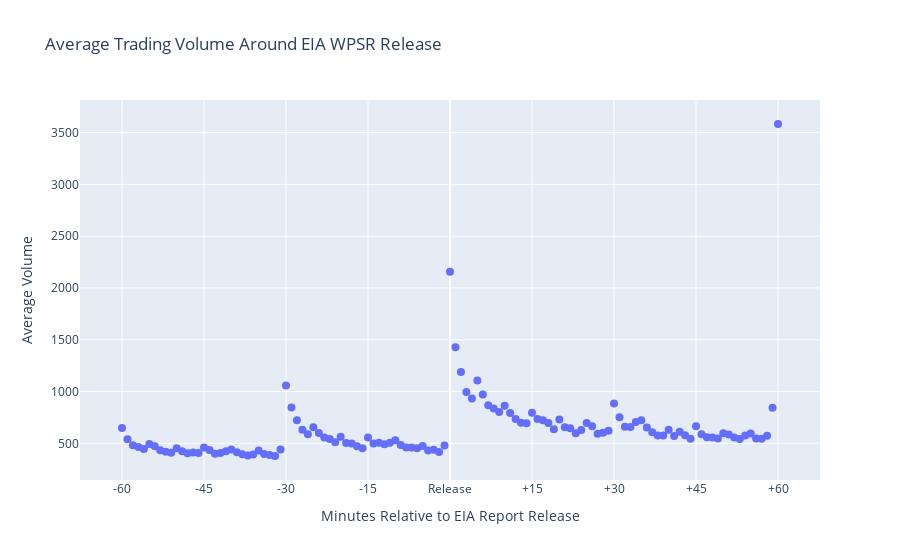

Write notebook code for a chart like this one.
### Code cell
# Assume your price_window_60min dataframe is already loaded
# and has columns 'Datetime', 'Release_Datetime', and 'Volume'

# --- Calculate Time to Release (in minutes) ---
price_window_60min['Time_to_Release_Minutes'] = (price_window_60min.index - price_window_60min['Release_Datetime']).dt.total_seconds() / 60
# --- Group by Time to Release and Calculate Average Volume ---
average_volume_by_time = price_window_60min.groupby('Time_to_Release_Minutes')['Volume'].mean().reset_index()

# --- Create Scatter Plot of Average Volume ---
fig_volume_scatter = go.Figure(data=[go.Scatter(
    x=average_volume_by_time['Time_to_Release_Minutes'],
    y=average_volume_by_time['Volume'],
    mode='markers', # Use markers for scatter plot
    marker=dict(size=8),
    text=average_volume_by_time['Volume'], # Hover text is the volume
    hovertemplate="Time to Release: %{x:.0f} minutes<br>Average Volume: %{y:.0f}<extra></extra>" # Custom hover template
)])

fig_volume_scatter.update_layout(

    title='Average Trading Volume Around EIA WPSR Release',
    xaxis_title='Minutes Relative to EIA Report Release',
    yaxis_title='Average Volume',
    xaxis=dict(
        tickvals=[-60, -45, -30, -15, 0, 15, 30, 45, 60], # Define specific x-axis ticks
        ticktext=['-60', '-45', '-30', '-15', 'Release', '+15', '+30', '+45', '+60'] # Custom tick labels
    ),
    hovermode="closest" # настроить hovermode для лучшего взаимодействия
)

fig_volume_scatter.show()

### Figure 1 — Plotly figure (JSON) as saved in the notebook; plotly's stock layout.template omitted (floating-point values rounded to 4 significant figures)
{"data": [{"hovertemplate": "Time to Release: %{x:.0f} minutes<br>Average Volume: %{y:.0f}<extra></extra>", "marker": {"size": 8}, "mode": "markers", "text": [647.2, 538.7, 480.0, 464.1, 443.9, 493.2, 470.5, 433.0, 418.5, 409.4, 452.8, 423.7, 403.0, 412.0, 407.0, 460.5, 434.7, 398.3, 405.2, 422.8, 439.0, 414.1, 394.5, 381.6, 392.1, 429.7, 395.7, 388.2, 377.4, 441.1, 1059.0, 844.7, 721.4, 631.2, 588.0, 654.4, 599.4, 556.8, 542.7, 510.7, 563.4, 502.9, 497.2, 471.4, 451.1, 556.0, 498.5, 504.6, 489.8, 504.4, 530.6, 482.5, 459.3, 459.4, 452.4, 474.7, 431.1, 437.1, 415.2, 479.7, 2156.0, 1426.0, 1188.0, 995.5, 933.3, 1106.0, 972.0, 866.2, 835.2, 803.1, 863.6, 792.9, 735.3, 698.1, 694.5, 796.0, 735.6, 721.4, 695.7, 635.8, 728.6, 656.0, 646.2, 597.5, 628.3, 696.8, 664.3, 592.9, 602.5, 622.3, 884.9, 751.6, 660.3, 656.3, 705.5, 722.1, 653.5, 607.1, 575.0, 575.3, 631.2, 570.6, 612.1, 577.2, 543.2, 663.5, 586.9, 558.9, 555.1, 546.1, 597.6, 585.3, 556.2, 541.3, 576.0, 593.7, 546.6, 542.9, 572.3, 842.7, 3583.0], "type": "scatter", "x": [-60.0, -59.0, -58.0, -57.0, -56.0, -55.0, -54.0, -53.0, -52.0, -51.0, -50.0, -49.0, -48.0, -47.0, -46.0, -45.0, -44.0, -43.0, -42.0, -41.0, -40.0, -39.0, -38.0, -37.0, -36.0, -35.0, -34.0, -33.0, -32.0, -31.0, -30.0, -29.0, -28.0, -27.0, -26.0, -25.0, -24.0, -23.0, -22.0, -21.0, -20.0, -19.0, -18.0, -17.0, -16.0, -15.0, -14.0, -13.0, -12.0, -11.0, -10.0, -9.0, -8.0, -7.0, -6.0, -5.0, -4.0, -3.0, -2.0, -1.0, 0.0, 1.0, 2.0, 3.0, 4.0, 5.0, 6.0, 7.0, 8.0, 9.0, 10.0, 11.0, 12.0, 13.0, 14.0, 15.0, 16.0, 17.0, 18.0, 19.0, 20.0, 21.0, 22.0, 23.0, 24.0, 25.0, 26.0, 27.0, 28.0, 29.0, 30.0, 31.0, 32.0, 33.0, 34.0, 35.0, 36.0, 37.0, 38.0, 39.0, 40.0, 41.0, 42.0, 43.0, 44.0, 45.0, 46.0, 47.0, 48.0, 49.0, 50.0, 51.0, 52.0, 53.0, 54.0, 55.0, 56.0, 57.0, 58.0, 59.0, 60.0], "y": [647.2, 538.7, 480.0, 464.1, 443.9, 493.2, 470.5, 433.0, 418.5, 409.4, 452.8, 423.7, 403.0, 412.0, 407.0, 460.5, 434.7, 398.3, 405.2, 422.8, 439.0, 414.1, 394.5, 381.6, 392.1, 429.7, 395.7, 388.2, 377.4, 441.1, 1059.0, 844.7, 721.4, 631.2, 588.0, 654.4, 599.4, 556.8, 542.7, 510.7, 563.4, 502.9, 497.2, 471.4, 451.1, 556.0, 498.5, 504.6, 489.8, 504.4, 530.6, 482.5, 459.3, 459.4, 452.4, 474.7, 431.1, 437.1, 415.2, 479.7, 2156.0, 1426.0, 1188.0, 995.5, 933.3, 1106.0, 972.0, 866.2, 835.2, 803.1, 863.6, 792.9, 735.3, 698.1, 694.5, 796.0, 735.6, 721.4, 695.7, 635.8, 728.6, 656.0, 646.2, 597.5, 628.3, 696.8, 664.3, 592.9, 602.5, 622.3, 884.9, 751.6, 660.3, 656.3, 705.5, 722.1, 653.5, 607.1, 575.0, 575.3, 631.2, 570.6, 612.1, 577.2, 543.2, 663.5, 586.9, 558.9, 555.1, 546.1, 597.6, 585.3, 556.2, 541.3, 576.0, 593.7, 546.6, 542.9, 572.3, 842.7, 3583.0]}], "layout": {"hovermode": "closest", "title": {"text": "Average Trading Volume Around EIA WPSR Release"}, "xaxis": {"ticktext": ["-60", "-45", "-30", "-15", "Release", "+15", "+30", "+45", "+60"], "tickvals": [-60, -45, -30, -15, 0, 15, 30, 45, 60], "title": {"text": "Minutes Relative to EIA Report Release"}}, "yaxis": {"title": {"text": "Average Volume"}}}}
